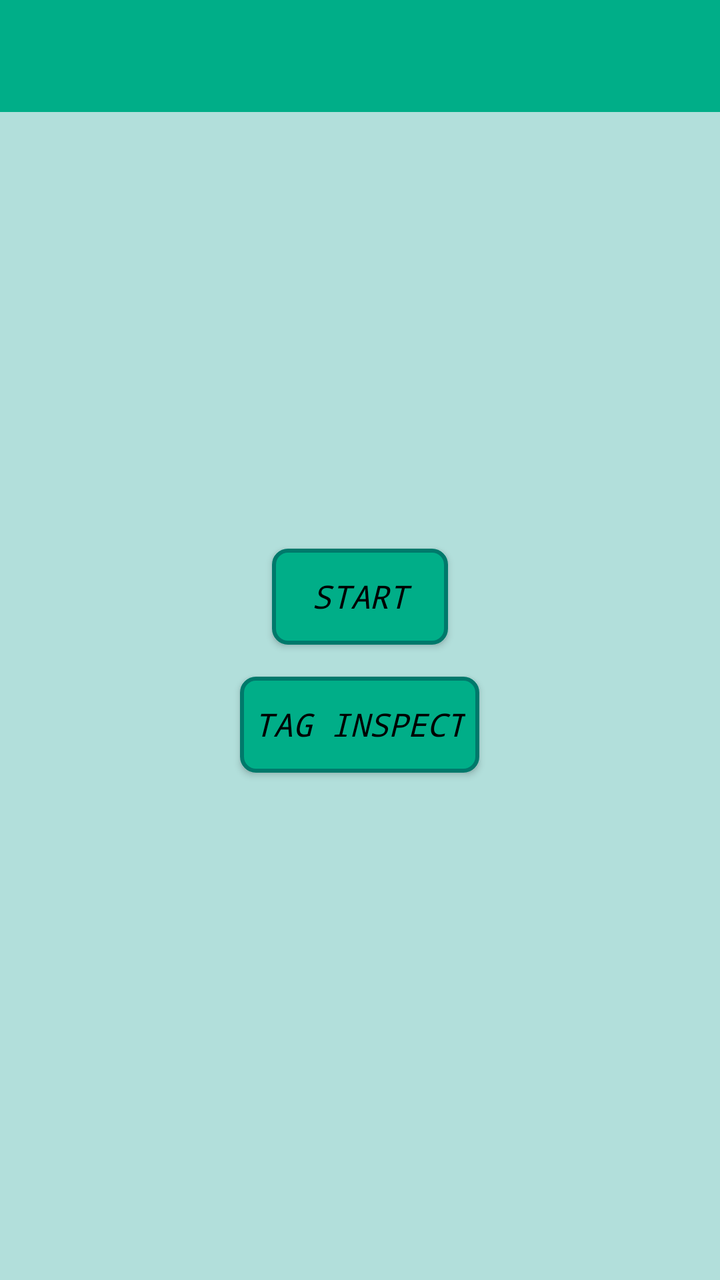
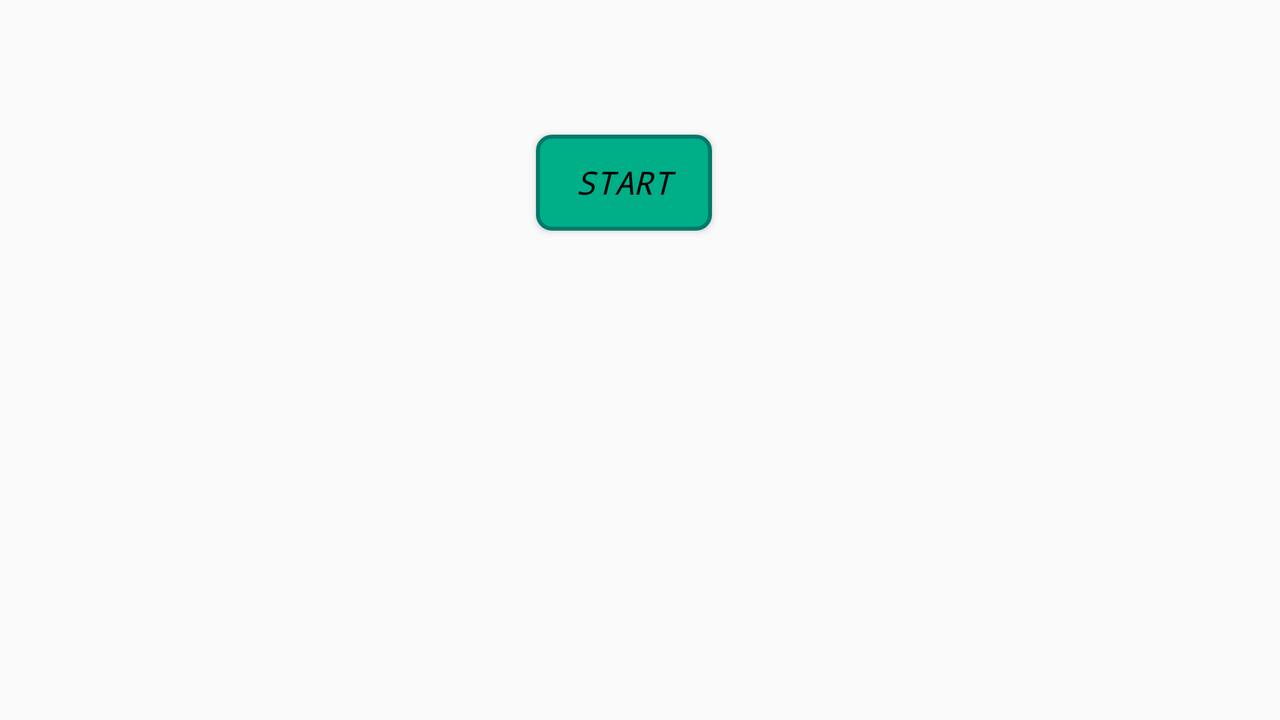

One screen, two layout resources from the same app: the default and the repository's alternative for another configuration. Each is rendered where Android would select it; the XML of both is given below.
<!-- AndroidManifest.xml: application theme AppTheme -->
<!-- res/layout/activity_main.xml -->
<?xml version="1.0" encoding="utf-8"?>
<RelativeLayout xmlns:android="http://schemas.android.com/apk/res/android"
    xmlns:tools="http://schemas.android.com/tools"
    android:layout_width="match_parent"
    android:layout_height="match_parent"
    tools:context="com.ull.project.mobiletriageapp_start.MainActivity">

    <RelativeLayout
        android:id="@+id/nottoolbarview"
        android:layout_width="match_parent"
        android:layout_height="@dimen/tool_bar"
        android:background="@color/colorPrimary">

        <ImageView
            android:layout_width="wrap_content"
            android:layout_height="wrap_content"
            android:src="@drawable/top_nav_logo_title"
            android:scaleType="fitStart"
            tools:ignore="ContentDescription" />

    </RelativeLayout>

    <LinearLayout
        android:id="@+id/linearLayout"
        android:layout_width="match_parent"
        android:layout_height="match_parent"
        android:layout_below="@id/nottoolbarview"
        android:gravity="center"
        android:orientation="vertical"
        android:background="@color/colorBackground">

        <Button
            android:id="@+id/bt_main_start"
            style="@style/App_ViewButton_Style"
            android:layout_gravity="center"
            android:text="@string/txt_Start" />

        <Button
            android:id="@+id/bt_main_get_info_tag"
            style="@style/App_ViewButton_Style"
            android:layout_gravity="center"
            android:layout_margin="@dimen/activity_vertical_margin"
            android:text="@string/txt_InfoTag" />

        <TextView
            android:layout_width="wrap_content"
            android:layout_height="wrap_content"
            android:layout_gravity="center" />

    </LinearLayout>

</RelativeLayout>
<!-- resources referenced by this layout -->
<resources>
  <item name="colorBackground" type="color">#B2DFDB</item>
  <item name="colorPrimary" type="color">#00ae88</item>
  <dimen name="activity_vertical_margin">16dp</dimen>
  <dimen name="tool_bar">56dp</dimen>
  <string name="txt_InfoTag">Tag Inspect </string>
  <string name="txt_Start">Start</string>
  <style name="App_ViewButton_Style" parent="Base.Widget.AppCompat.Button">
          <item name="android:layout_width">wrap_content</item>
          <item name="android:layout_height">wrap_content</item>
          <item name="android:textColor">@color/textColorPrimary</item>
          <item name="android:background">@drawable/buttonview_selector</item>
          <item name="android:typeface">monospace</item>
          <item name="android:textSize">@dimen/text_size_short</item>
          <item name="android:textStyle">italic</item>
      </style>
  <style name="AppTheme" parent="Theme.AppCompat.Light.NoActionBar">
          <item name="android:dialogTheme">@style/App_Dialog_Theme</item>
          <item name="android:layout_width">match_parent</item>
          <item name="android:layout_height">match_parent</item>
      </style>
  <item name="textColorPrimary" type="color">#000000</item>
  <!-- drawable buttonview_selector (drawable) -->
  <?xml version="1.0" encoding="utf-8"?>
  <selector xmlns:android="http://schemas.android.com/apk/res/android">
      <item android:drawable="@drawable/buttonview_pressed"
          android:state_pressed="true" />
      <item android:drawable="@drawable/buttonview_selected"
          android:state_focused="true" />
      <item android:drawable="@drawable/buttonview_default" />
  
  </selector>
  <dimen name="text_size_short">16sp</dimen>
  <style name="App_Dialog_Theme" parent="Theme.AppCompat.Light.Dialog">
          <item name="android:windowNoTitle">false</item>
          <item name="android:windowIsFloating">true</item>
          <item name="android:layout_centerInParent">true</item>
      </style>
  <!-- drawable buttonview_pressed (drawable) -->
  <shape xmlns:android="http://schemas.android.com/apk/res/android"
      android:shape="rectangle" android:padding="0dp" android:useLevel = "false">
      <solid android:color="@color/colorPrimaryDark"/>
      <padding android:left="7dp"
          android:top="7dp"
          android:right="7dp"
          android:bottom="7dp" />
      <stroke
          android:width="4dp"
          android:color="@color/colorBackground" />
      <corners
          android:radius= "8dp" />
  </shape>
  <!-- drawable buttonview_selected (drawable) -->
  <shape xmlns:android="http://schemas.android.com/apk/res/android"
      android:shape="rectangle" android:padding="0dp" android:useLevel = "false">
      <solid android:color="@color/colorAcent"/>
      <padding android:left="7dp"
          android:top="7dp"
          android:right="7dp"
          android:bottom="7dp" />
      <stroke
          android:width="4dp"
          android:color="@color/colorPrimaryDark" />
      <corners
          android:radius= "8dp" />
  </shape>
  <!-- drawable buttonview_default (drawable) -->
  <shape xmlns:android="http://schemas.android.com/apk/res/android"
      android:shape="rectangle" android:padding="0dp" android:useLevel = "false">
      <solid android:color="@color/colorPrimary"/>
      <padding android:left="7dp"
          android:top="7dp"
          android:right="7dp"
          android:bottom="7dp" />
      <stroke
          android:width="2dip"
          android:color="@color/colorPrimaryDark" />
      <corners
          android:radius= "7dp" />
  </shape>
  <item name="colorPrimaryDark" type="color">#00796B</item>
  <item name="colorAcent" type="color">#64ffda</item>
</resources>
<!-- res/layout-land/activity_main.xml (the repository's variant of the layout above) -->
<!-- drawn on the phone turned sideways -->
<?xml version="1.0" encoding="utf-8"?>
<LinearLayout xmlns:android="http://schemas.android.com/apk/res/android"
    xmlns:tools="http://schemas.android.com/tools"
    android:layout_width="match_parent"
    android:layout_height="match_parent"
    tools:context="com.ull.project.mobiletriageapp_start.MainActivity"
    android:orientation="vertical"
    android:weightSum="3">
    <View
        style="@style/App_Nottoolbar_Style"
        android:id="@+id/nottoolbarview"/>
    <LinearLayout
        android:id="@+id/linear_layout_1"
        android:layout_width="match_parent"
        android:layout_height="0dp"
        android:orientation="horizontal"
        android:gravity="center_horizontal"
        android:layout_weight=".7">

        <Button
            android:text="@string/txt_Start"
            android:layout_gravity="center_vertical"
            android:layout_marginRight="@dimen/activity_horizontal_margin"
            style="@style/App_ViewButton_Style"
            android:id="@+id/bt_main_start"
            tools:ignore="RtlHardcoded" />
     </LinearLayout>

</LinearLayout>
<!-- resources referenced by the variant -->
<!-- as the phone turned sideways resolves them -->
<resources>
  <dimen name="activity_horizontal_margin">16dp</dimen>
  <string name="txt_Start">Start</string>
  <style name="App_Nottoolbar_Style">
          <item name="android:foreground">@color/colorPrimary</item>
          <item name="android:layout_width">match_parent</item>
          <item name="android:layout_height">@dimen/tool_bar</item>
      </style>
  <style name="App_ViewButton_Style" parent="Base.Widget.AppCompat.Button">
          <item name="android:layout_width">wrap_content</item>
          <item name="android:layout_height">wrap_content</item>
          <item name="android:textColor">@color/textColorPrimary</item>
          <item name="android:background">@drawable/buttonview_selector</item>
          <item name="android:typeface">monospace</item>
          <item name="android:textSize">@dimen/text_size_short</item>
          <item name="android:textStyle">italic</item>
      </style>
  <style name="AppTheme" parent="Theme.AppCompat.Light.NoActionBar">
          <item name="android:dialogTheme">@style/App_Dialog_Theme</item>
          <item name="android:layout_width">match_parent</item>
          <item name="android:layout_height">match_parent</item>
      </style>
  <item name="colorPrimary" type="color">#00ae88</item>
  <dimen name="tool_bar">56dp</dimen>
  <item name="textColorPrimary" type="color">#000000</item>
  <!-- drawable buttonview_selector (drawable) -->
  <?xml version="1.0" encoding="utf-8"?>
  <selector xmlns:android="http://schemas.android.com/apk/res/android">
      <item android:drawable="@drawable/buttonview_pressed"
          android:state_pressed="true" />
      <item android:drawable="@drawable/buttonview_selected"
          android:state_focused="true" />
      <item android:drawable="@drawable/buttonview_default" />
  
  </selector>
  <dimen name="text_size_short">16sp</dimen>
  <style name="App_Dialog_Theme" parent="Theme.AppCompat.Light.Dialog">
          <item name="android:windowNoTitle">false</item>
          <item name="android:windowIsFloating">true</item>
          <item name="android:layout_centerInParent">true</item>
      </style>
  <!-- drawable buttonview_pressed (drawable) -->
  <shape xmlns:android="http://schemas.android.com/apk/res/android"
      android:shape="rectangle" android:padding="0dp" android:useLevel = "false">
      <solid android:color="@color/colorPrimaryDark"/>
      <padding android:left="7dp"
          android:top="7dp"
          android:right="7dp"
          android:bottom="7dp" />
      <stroke
          android:width="4dp"
          android:color="@color/colorBackground" />
      <corners
          android:radius= "8dp" />
  </shape>
  <!-- drawable buttonview_selected (drawable) -->
  <shape xmlns:android="http://schemas.android.com/apk/res/android"
      android:shape="rectangle" android:padding="0dp" android:useLevel = "false">
      <solid android:color="@color/colorAcent"/>
      <padding android:left="7dp"
          android:top="7dp"
          android:right="7dp"
          android:bottom="7dp" />
      <stroke
          android:width="4dp"
          android:color="@color/colorPrimaryDark" />
      <corners
          android:radius= "8dp" />
  </shape>
  <!-- drawable buttonview_default (drawable) -->
  <shape xmlns:android="http://schemas.android.com/apk/res/android"
      android:shape="rectangle" android:padding="0dp" android:useLevel = "false">
      <solid android:color="@color/colorPrimary"/>
      <padding android:left="7dp"
          android:top="7dp"
          android:right="7dp"
          android:bottom="7dp" />
      <stroke
          android:width="2dip"
          android:color="@color/colorPrimaryDark" />
      <corners
          android:radius= "7dp" />
  </shape>
  <item name="colorPrimaryDark" type="color">#00796B</item>
  <item name="colorBackground" type="color">#B2DFDB</item>
  <item name="colorAcent" type="color">#64ffda</item>
</resources>
